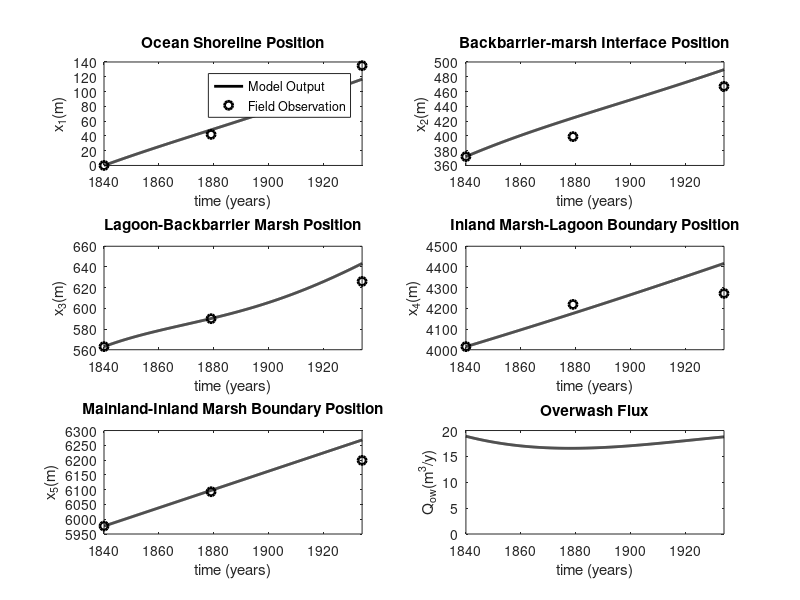

The MATLAB source for this figure:
%% Extended version of the model presented in Mariotti and Carr 2014 & Marioti & Fagherazzi 2013 %%%%%%%
% clc; clear all; close all;
%% Inputs from main code
% Enet=E_star;
% We=We_star;
% Qow_max=Qow_star;
% bm1c=bm1c_star;
% Ke=ke_star;
%% Manual Inputs
Enet=0; % [m/y] Shoreface net erosion rate
We=400;% [m] Critical barrier width
Qow_max=10; % [m^2/y] Maximum overwash
bm1c=400;% [m] Critical Marsh width 
Ke=0.3; % [m^3/yr/W] bank erosion coeff (Mariotti and Fagherazzi 2013)
Vd_max=100;%We*H; % [m^2] Maximum deficit volume
wind=4; % Wind speed [m/s]
Ka=2; % [-] shape factor that captures the geometry of the marsh boundary (Mariotti and Fagherazzi 2013)

%% Input Parameter values %%%%%%%%%%%%%%%%%%%%%%%%%%%%%%%%%%%%%%%%%%%%%%%%%%
B=0.001; %[-] Mainland slope
zdot=0.0031; %sea-level rise rate [m/yr]. Use zdot values that are higher than 2.7 mm/y, which is the maximum accumulation rate at biomass.
%% Barrier %%%%%%%%%%%%%%%%%%%%%%%%%%%%%%%%%%%%%%%%%%%%%%%%%%%%%%%%%%%%%%%%%
% Enet=10.5; % [m/y] Shoreface net erosion rate
H=6;% [m] Barrier height.
Zo=8;% [m] Initial shoreface depth.
% We=500;% [m] Critical barrier width
% Qow_max=100; % [m^2/y] Maximum overwash
% Vd_max=1000;%We*H; % [m^2] Maximum deficit volume
Dc=Zo; % [m] Constant Shoreface Depth
%% MARSH-Lagoon Input parameters%%%%%%%%%%%%%%%
po=1000; %organic sediment density [kg/m^3]
dist=10; %parameter for marsh erosion [m]
rng=1.56; %tidal range [m]
% wind=5; % Wind speed [m/s]
% Ka=2; % [-] shape factor that captures the geometry of the marsh boundary (Mariotti and Fagherazzi 2013)
% Ke=0.12; % [m^3/yr/W] bank erosion coeff (Mariotti and Fagherazzi 2013)
zL=2;% [m] Lagoon depth respect to MHW
zm=0.15;% [m] Marsh depth respect to MHW
% bm1c=200;%733.33;% [m] Critical Marsh width 
%% Progradation rate (m/y) %%%%%%%%%%%%%%%%%%%%%%%%%%%%%%%%%%
Cr=0.001;% Reference concentration in the lagoon (g/l =kg/m3) 
ws=0.5*10^-3*(365*24*3600); %settling velocity [m/yr]  (0.5 mm/s multiplied my the conversion factor)
Ba=Ka*Cr*ws/po; % Progradation rate (m/y)
%% Initial Conditions %%%%%%%%%%%%%%%%%%%%%%%%%%%%%%%%%%%%%%%%%%%
bLo=3452; % [m] Initial lagoon width
bm2o=1962; % [m] Initial inland marsh width
bm1o=191; % [m] Initial backbarrier marsh wdth
Lmo=bm1o+bm2o;% [m] Initial total marsh width
LB=Lmo+bLo;% [m] Length of Basin
xso=0;
xbo=372; % [m] Initial barrier width 
xs=xso; % [m] Initial shoreline location
xb=xbo; % [m] Initial backbarrier location
W=xb-xs;% [m] Initial barrier width
%%%%%%%%%%%%%%%%%%%%%%%%%%%%%%%%%%%%%%%%%%%%%%%%%%%%%%%%%%%%%%%
bL=bLo; 
bm1=bm1o;
bm2=bm2o;
Lm=Lmo;
%% Computational parameters%%%%%%%%%%%%%%%
Tmax=94; %Runing time (years). After the barrier rolls over itself, the assumption of a constant 'zs' does not hold.
dt=0.1; % time step (years)   
t=0:dt:Tmax; 
n=length(t);
Xmax=500;
KO=xb+bm1+bL+bm2;
%% Variable storage %%%%%%%%%%%%%%%%%%%%%%%
BM1=zeros(1,n);
XS=zeros(1,n);
XB=zeros(1,n);
WW=zeros(1,n);
BM2=zeros(1,n);
BL=zeros(1,n);
QOWL=zeros(1,n);
QOWm=zeros(1,n);
QOW=zeros(1,n);
HT=zeros(1,n);
MMB=zeros(1,n);
MMBA=zeros(1,n);
%%%%%%%%%%%%%%%%%%%%%%%%%%%%%%%%%%%%%%%%%%%
%% Main code%%%%%%%%%%%%%%%%%%%%%%%%%%%%%%%
for i=1:n

%% OVERWASH FORMULATION 
Phi=min(1,bm1/bm1c); %relative accomodation width. How much goes on the marsh
EDm=zm-rng/2; %top of marsh
EDl=zL-rng/2; %lagoon
DD=Phi*EDm+EDl*(1-Phi);
Vd_B=max((We-W),0)*(H+DD);% Deficit Volume
% if Vd_B>Vd_max; break; end 
%% Waves %%%%%%%%%%%%%%%%%%%%%%%%%%%%%%%%%%%%%%%%%%%%%%%%%%%%
hb=zm+(zL-zm)*(1-exp(-dist*0.1/zL)); %scarp height according to profile (m)
%% Organic sediment thickness exposed at marsh-lagoon edge %%%%%%
%% Marsh Erosion Rate %%%%%%%%%%%%%%%%%%%%%%
g=9.8; % gravity (m/s^2)
Hs=3.63*10^-4*wind^1.23*bL^0.5; % significant wave height (m)
Tp=6.238*10^-2*(wind*bL)^(1/3); % period (seconds)
cg=g*Tp/4/pi; %group velocity 
WP=cg*9800/16*Hs^2;  % wave power (W/m)
Be=Ke*WP/(hb-zm); % Erosion rate (m/y)
%% Mean sea-level & shoreface depth
Z=Zo+zdot*t(i); % Assuming constant sea-level rise rate
%% Overwash formulation and State Equations %%%%%%%%%%%%%%%%%%%%%%%%%
Qow_B_1=Qow_max*Vd_B/Vd_max; % Backbarrier Overwash flux including organic sediments (m^2/y)
Qow=zdot*W+Qow_B_1; % Total Overwash flux (m^2/y)
if Qow_B_1==0; Qow=0; end %Implimenting the Hardened Shoreline senario
xsdot=Qow/(H+Dc);
Qow_B=Qow_B_1;% Backbarrier Overwash flux without organic sediments (m^2/y)
Qow_B_m=Qow_B*Phi;
Qow_B_l=Qow_B*(1-Phi);
v1=-Be+Ba+Qow_B_l/(zL-zm);
v2=-Be+Ba;
mmba=xb+bm1+bL;
mmb=xb+bm1+bL+bm2;
% (zdot*t(i))/B;
Lm=bm1+bm2;
bL=LB+(Z-Zo)/B-Lm-(xb-xbo);
%% Variable storage %%%%%%%%%%%%%%%%%%%%
XS(i)=xs;
XB(i)=xb;
WW(i)=W;
BM1(i)=bm1;
BM2(i)=bm2;
BL(i)=bL;
QOWL(i)=Qow_B_l;
QOWm(i)=Qow_B_m;
QOW(i)=Qow;
MMB(i)=mmb;
MMBA(i)=mmba;
%%%%%%%%%%%%%%%%%%%%%%%%%%%%%%%%%%%%%%%%%
xbdot=Qow_B_m/(H+EDm);
bm1dot=v1-xbdot; 
bm2dot=v2+zdot/B;
%%% Absolute values %%%%%%%%%%%%%%%%%%%%%%%% 
xs=xs+xsdot*dt+Enet*dt;
% if xs>xbo; break; end
xb=xb+xbdot*dt;
W=xb-xs;
bm1=bm1+bm1dot*dt;
bm2=bm2+bm2dot*dt;
end
mid=1879-1840;%years
n_mid=round(mid/dt);
x1mid=42;x1end=135;
x2mid=399;x2end=467;
x3mid=590;x3end=626;
x4mid=4219;x4end=4272;
x5mid=6093;x5end=6199;

vectory1=[xso,x1mid,x1end]; %Shoreline Location
vectory2=[xbo,x2mid,x2end]; %Back Barrier Bay Shoreline 
vectory3=[xbo+bm1o,x3mid,x3end]; %Backbarrier Marsh-lagoon Edge
vectory4=[xbo+bm1o+bLo,x4mid,x4end]; %Mainland Marsh-lagoon Edge
vectory5=[xbo+bm1o+bLo+bm2o,x5mid,x5end]; %MM Mainland Edge
vectorx=[1840, 1879, 1934]; %years

Error_end=sqrt(((XS(n)-x1end)/x1end)^2+((XB(n)-x2end)/x2end)^2+(((BM1(n)+XB(n))-x3end)/x3end)^2+((MMBA(n)-x4end)/x4end)^2+((MMB(n)-x5end)/x5end)^2);
Error_mid=sqrt(((XS(n_mid)-x1end)/x1end)^2+((XB(n_mid)-x2end)/x2end)^2+(((BM1(n_mid)+XB(n_mid))-x3end)/x3end)^2+((MMBA(n_mid)-x4end)/x4end)^2+((MMB(n_mid)-x5end)/x5end)^2);
Error_total=Error_end+Error_mid;

figure(1)
hold on
subplot(3,2,3);
hold on
xlim([1840 1934]);
% ylim([550 650]);
plot(t+1840,XB+BM1,'k', 'linewidth',2)
plot(vectorx,vectory3,'ko','linewidth',2)
hold on
box on
xlabel('time (years)')
ylabel('x_3(m)')
title('Lagoon-Backbarrier Marsh Position')

subplot(3,2,6);
hold on
xlim([1840 1934]);
ylim([0 20]);
plot(t+1840,QOW,'k', 'linewidth',2)
box on
xlabel('time (years)')
ylabel('Q_{ow}(m^3/y)')
title('Overwash Flux')

subplot(3,2,1);
hold on
xlim([1840 1934]);
plot(t+1840,XS,'k', 'linewidth',2)
plot(vectorx,vectory1,'ko','linewidth',2)
hold on
box on
xlabel('time (years)')
ylabel('x_1(m)')
title('Ocean Shoreline Position')
legend('Model Output','Field Observation')

subplot(3,2,2);
hold on
xlim([1840 1934]);
% ylim([300 500]);
plot(t+1840,XB,'k', 'linewidth',2)
plot(vectorx,vectory2,'ko','linewidth',2)
hold on
box on
xlabel('time (years)')
ylabel('x_2(m)')
title('Backbarrier-marsh Interface Position')

subplot(3,2,4);
hold on
xlim([1840 1934]);
plot(t+1840,MMBA,'k', 'linewidth',2)
plot(vectorx,vectory4,'ko','linewidth',2)
hold on
box on
xlabel('time (years)')
ylabel('x_4(m)')
title('Inland Marsh-Lagoon Boundary Position')

subplot(3,2,5);
hold on
xlim([1840 1934]);
plot(t+1840,MMB,'k', 'linewidth',2)
plot(vectorx,vectory5,'ko','linewidth',2)
hold on
box on
xlabel('time (years)')
ylabel('x_5(m)')
title('Mainland-Inland Marsh Boundary Position')


